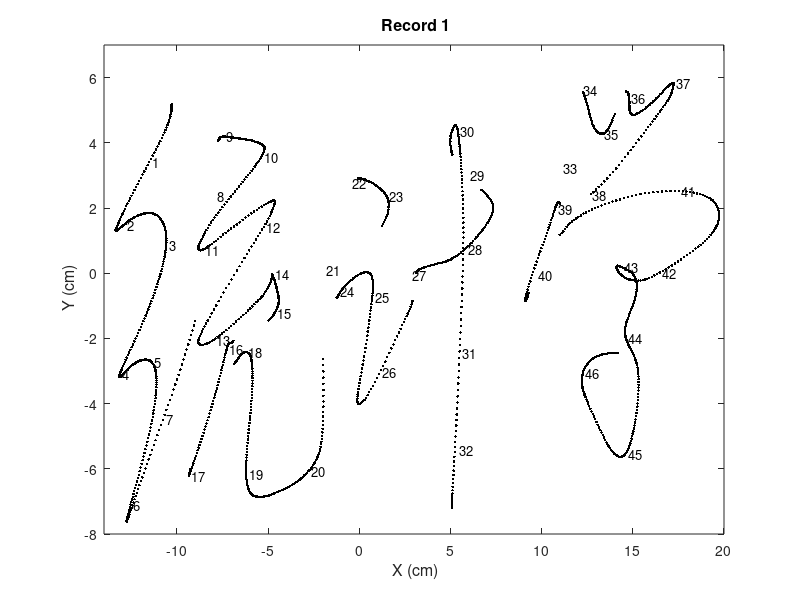
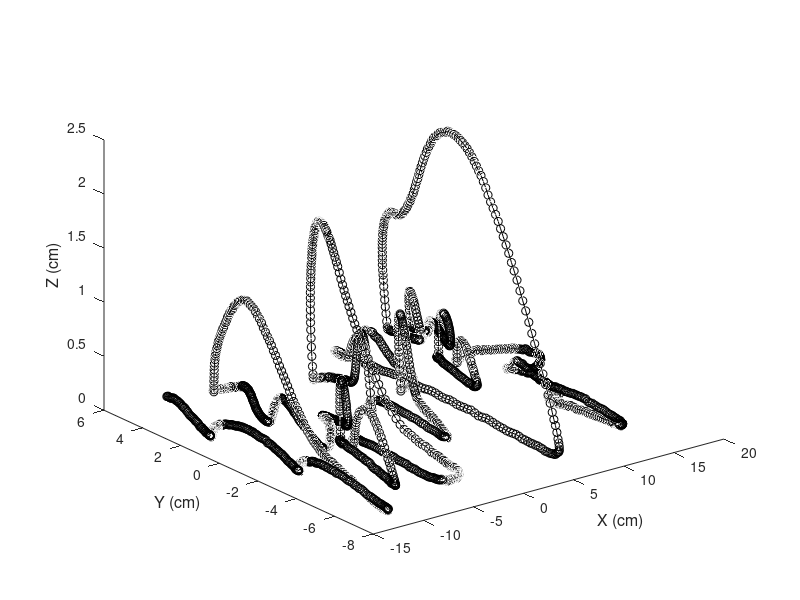

MATLAB code for these plots, in order: (Note: this script raises an error after producing the figures.)
%% Demonstration of Data2LD: Handwriting Data
%
%Generating handwritten characters involves translating a stream of 
% symbols which represent the characters on a cognitive level into a 
% stream of muscle activation commands. Assuming that each of the 46 
% events required an activation command and that the dependence 
% between the acceleration of the pen movements in the $X,$ $Y$ and $Z$ 
% direction and the activation commands can be represented by the 
% unknown external functions $\alpha_{X}(t)$, $\alpha_{Y}(t)$ and $\alpha_{Z}(t)$. 
% The handwritten characters can be represented by a system of three linear ODEs,
%	
% $D^2X(t) =  -\beta_{0} X(t) + \alpha_{X}(t)$
% $D^2Y(t) =  -\beta_{1} Y(t) + \alpha_{Y}(t)$
% $D^2Z(t) =  -\beta_{2} Z(t) + \alpha_{Z}(t)$
%
% where the parameters $\beta_{0}, \beta_{1}$ and $\beta_{2}$ represent the 
% natural frequency of the pen movements along the X, Y and Z dimensions 
% and $\alpha_{X}(t)$, $\alpha_{Y}(t)$ and $\alpha_{Z}(t)$ represent the 
% contribution of the activation commands.
%
% Could we use this first-order dynamical system to decribe the  
% handwritten characters?
%
% This page provides a detailed description of the MATLAB calculations
% necessary to run Data2LD code for estimating the parameters and the
% solution of the dynamical system to answer this question.

%% Set-up
clear 
clear functions

%%  Load the data
load chinastat.txt

% create an array object containing observations in centimetres
XYZ = reshape(chinastat, [2401,50,3])./10;

% set up the time values
n        = 2401;  %  number of observations points at 200 herz
sec      = linspace(0,6,n)';
centisec = sec*100;  %  at better choice for using splines
records  = 1:50;

% set up functions to be smoothed
X = XYZ(:,:,1);
Y = XYZ(:,:,2);
Z = XYZ(:,:,3);

% Create a cell containing the data
record=1;
yCell = cell(3,1);
yCell{1}(:,1)  = centisec;
yCell{1}(:,2)  = XYZ(:,record,1);
yCell{2}(:,1)  = centisec;
yCell{2}(:,2)  = XYZ(:,record,2);
yCell{3}(:,1)  = centisec;
yCell{3}(:,2)  = XYZ(:,record,3);

% plot XY coordinates below a threshold

% there are three types of events:
% --  strokes
% --  cusps
% --  lifts

% Here we position a number at each of 45 equally spaced times
% located within 45 equal-sized intervals

nevent    = 46;
eventtime = linspace(0,600,2*nevent+1);
eventind  = 2:2:2*nevent;
thresh    = 0.27;

% plot each record
figure(1)
% indices of pen positions with Z below thresh
inddn  = find(XYZ(:,record,3) <= thresh);
% X anfd Y coordinates at the 45 equally spaced times
Xeventctr = interp1(centisec,X(:,record),eventtime(eventind));
Yeventctr = interp1(centisec,Y(:,record),eventtime(eventind));
% plot the positions for which Z is below thresh
plot(X(inddn,record), Y(inddn,record), 'k.')
% now plot numbers at equally spaced time points
hold on
for k=1:nevent
    text(Xeventctr(k),Yeventctr(k),['\fontsize{13} ',num2str(k)])
end
hold off
axis([-14,20,-8,7])
xlabel('\fontsize{16} X (cm)')
ylabel('\fontsize{16} Y (cm)')
title(['\fontsize{16} Record ',num2str(record)])

figure(2)
plot3(yCell{1}(:,2), yCell{2}(:,2), yCell{3}(:,2), 'k-', ...
      yCell{1}(:,2), yCell{2}(:,2), yCell{3}(:,2), 'ko')
xlabel('\fontsize{16} X (cm)')
ylabel('\fontsize{16} Y (cm)')
zlabel('\fontsize{16} Z (cm)')

%%
% Each data point in Figure (1) illustrates the X and Y positions from 
% $0$ to $6$ seconds observed at 400 herz while writing ``statistics'' 
% in Mandarin script. Gaps correspond to vertical positions greater than 
% 0.47 cm. The indices of the 46 intervals are positioned at their centres.

%% The first order dynamical system
%
% The first order dynamical system, as used in this example is
%	
% $D^2X(t) =  -\beta_{0} X(t) + \alpha_{X}(t)$
% $D^2Y(t) =  -\beta_{1} Y(t) + \alpha_{Y}(t)$
% $D^2Z(t) =  -\beta_{2} Z(t) + \alpha_{Z}(t)$
%
% Thethe parameters $\beta_{0}, \beta_{1}$ and $\beta_{2}$ represent 
% the natural frequency of the pen movements along the X, Y and Z 
% dimensions and $\alpha_{X}(t)$, $\alpha_{Y}(t)$ and $\alpha_{Z}(t)$ 
% represent the contribution of the activation commands. Approximate 
% the unknown external functions $\alpha_{X}(t), \alpha_{Y}(t),$ and 
% $\alpha_{Z}(t)$  by basis function expansions, that is, 
% $\alpha_{X}(t) = \sum_{\ell=1}^{L_{1}} a_{\ell 1} \xi_{\ell  1}(t)$, 
% $\alpha_{Y}(t) = \sum_{\ell=1}^{L_{2}} a_{\ell 2} \xi_{\ell  2}(t)$ 
% and $\alpha_{Z}(t) = \sum_{\ell=1}^{L_{3}} a_{\ell 3} \xi_{\ell  3}(t),$ 
% where $\xi_{\ell 1}(t)$, $\xi_{\ell  2}(t)$ and $\xi_{\ell  3}(t)$ are 
% known basis functions and $a_{\ell 1},a_{\ell 2}$ and $a_{\ell 3}$ are 
% the corresponding coefficients.
%
% Our aim is to estimate the yield curve $X(t),Y(t)$ and $Z(t)$
% and the parameter $\theta= [\beta_{0},\beta_{1},\beta_{2},a_{1 1},\ldots,
% a_{L_{1} 1},a_{1 2},\ldots,a_{L_{1} 2},a_{1 3},\ldots,a_{L_{1} 3}]$
% from the data in Figure (1).

%%  First define each of the terms in the equations

%% Set up basis functions for X
rng       = [yCell{1}(1,1),yCell{1}(end,1)];
knots     = linspace(yCell{1}(1,1),yCell{1}(end,1),196);
norder    = 6;
nbasis    = length(knots)+ (norder - 2);
Xbasisobj = create_bspline_basis(rng,nbasis,norder,knots);

%%
% For the expansion of $X,Y,Z$ we used order six B-spline functions which by their nature have quintic 1st derivatives.
% We used 196 equally spaced knots between the first observation and last observation.  32 basis functions per second, 
% 4 per 8 herz cycle. 

%Create a cell for the basis for each variable
XbasisCell = cell(3,1);
XbasisCell{1,1} = Xbasisobj;
XbasisCell{2,1} = Xbasisobj;
XbasisCell{3,1} = Xbasisobj;

%Plot the basis
figure(2)
plot(Xbasisobj)

%% Create a functional data object for the external/forcing function

%Constant basis for the forcing function u
basisobjC = create_constant_basis(rng);
confd     = fd(ones(getnbasis(basisobjC),1),basisobjC);

%B-spline basis for paramterts associated with the forcing function
%$\alpha$
nAorder   = 1;
nAbasis   = 46;
nAknots   = nAbasis + 1;
Aknots    = linspace(rng(1),rng(2),nAknots);
Abasisobj = create_bspline_basis(rng,nAbasis,nAorder,Aknots);

%%
% 
% The coefficients of the external functions arestep functions, with knots at 46 equally spaced 
% locations over the domain [$0,600$] for each coordinate
% 
% The external functions can the be represented by constant functions over
% the domain [$0,600$].

%Create a cell for the external functions u
FCell = cell(3,1);
FCell{1,1} = confd;
FCell{2,1} = confd;
FCell{3,1} = confd;

%% Run Data2LD

%Intial parameter estimates
intial_theta = cell(3,3);
%parameters associated with y
intial_theta{1,1} = 0.01;
intial_theta{2,1} = 0.01;
intial_theta{3,1} = 0.01;
%parameters associated with Dy
intial_theta{1,2} = {};
intial_theta{2,2} = {};
intial_theta{3,2} = {};
%parameters associated with non-homogenous terms of each ODE
intial_theta{1,3} = fd(-0.01.*ones(nAbasis,1),Abasisobj);
intial_theta{2,3} = fd(-0.01.*ones(nAbasis,1),Abasisobj);
intial_theta{3,3} = fd(-0.01.*ones(nAbasis,1),Abasisobj);

%Which parameters would we like to estimate. In this case 
% all but the terms associated with Dy parameters.
estimate = [ones(3,1),zeros(3,1),ones(3,nAbasis)];

%Run Data2LD
[Res,Results_cell] = D2LD_ODE(yCell,XbasisCell,intial_theta,...
    estimate,FCell);

%%
% The GCV indicates a model with a lower $\rho$ provides a model with
% better predictive power. This indicated that the differential equation
% does not describe the behaviour of the data well and perhaps a more
% complex equation would provide a better description of the data.

%% Plot the fitted curve with its confidence and prediction intervals
%
% This Figure illustrates the Montreal temperature indicated by the circles.
% The fitted curve produced by Data2LD with $\hat{\rho} = 0.99$ (solid
% line), the approximated 95% pointwise confidence interval for the curve
% (dashed line) and the approximated 95% pointwise prediction interval for
% the curve (grey region).
%
% It seems the differential equation is too simply to capture the behaviour
% of the cancer cases maybe we should try letting the parameter $\beta$
% vary over age. This implies that the rate of growth/decline of cancer
% incidences changes with advancing age. See () for the analysis with a 
% time-varying parameter.

figure(3)
plot(yCell{1}(:,2), yCell{2}(:,2),'ko')
xlabel('\fontsize{16} X (cm)')
ylabel('\fontsize{16} Y (cm)')
hold on;

figure(4)
hp = patch([yCell{1}(:,1); yCell{1}(end:-1:1,1);yCell{1}(1)],...
    [Results_cell{4}(:,4); Results_cell{4}(end:-1:1,5); Results_cell{4}(1)],[0.85 0.85 0.85]);
hold on;
plot(yCell{1}(:,1),[Results_cell{4}(:,2),Results_cell{4}(:,3)],'k--')
plot(yCell{1}(:,1),Results_cell{4}(:,1),'k-')
plot(yCell{1}(:,1), yCell{1}(:,2), 'ko');
xlim([min(yCell{1}(:,1))-0.1,max(yCell{1}(:,1))+0.1])
ylim([min(Results_cell{4}(:,4))-0.1,max(Results_cell{4}(:,5))+0.1])
xlabel('Time (days)')
ylabel('Temperature')
legend('Prediction Interval','Confidence Interval','Confidence Interval','Fitted Curve','Data','Location','northwest')



